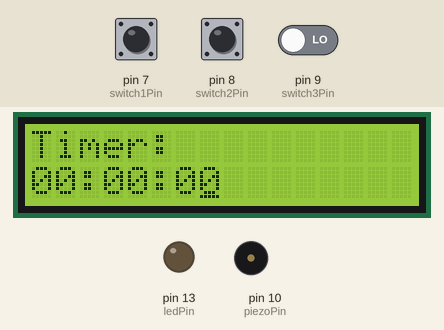
A sketch run on a simulated Arduino Uno, built with avr-gcc and run on an emulated ATmega328P. Parts: 16×2 character LCD, output pins drawn as LEDs (lit = HIGH), buzzer (waves = sounding). Dashed ring = blinking. Inputs (shaded band) come from the test bench; at power-on: pin 7 (switch1Pin) LOW, pin 8 (switch2Pin) LOW, pin 9 (switch3Pin) LOW.

Above: at 4.3 s.
4.4 s: pin 7 (switch1Pin) pulled HIGH for 1 s
At 5.8 s:
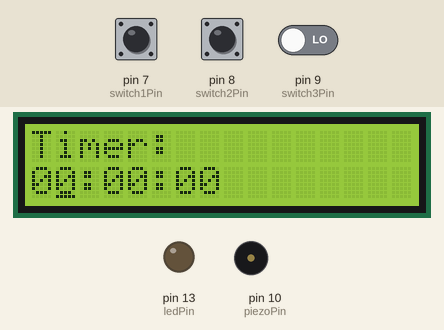
6.9 s: pin 8 (switch2Pin) pulled HIGH for 3.2 s
At 11.1 s:
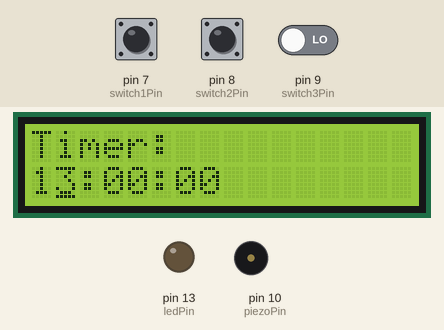
11.6 s: pin 7 (switch1Pin) pulled HIGH for 0.15 s
At 12.5 s:
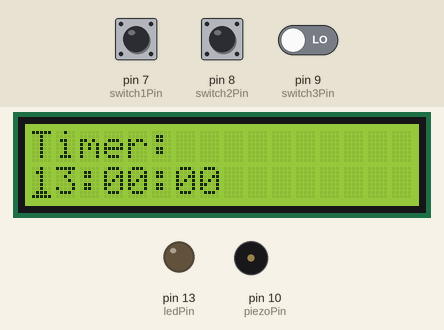
13.2 s: pin 8 (switch2Pin) pulled HIGH for 0.15 s
At 13.8 s:
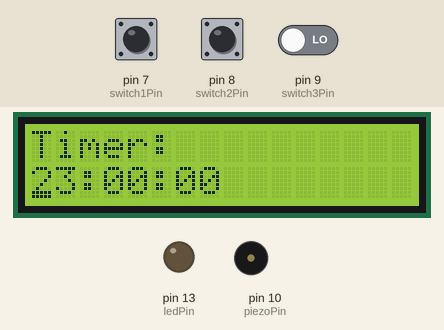
14.8 s: pin 7 (switch1Pin) driven HIGH and pin 8 (switch2Pin) driven HIGH and pin 9 (switch3Pin) driven HIGH
At 16.07 s:
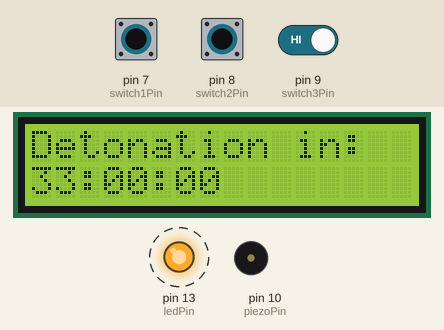
Timing chart, 0 to 18.8 s (numbered marks = the images above; inputs shaded):
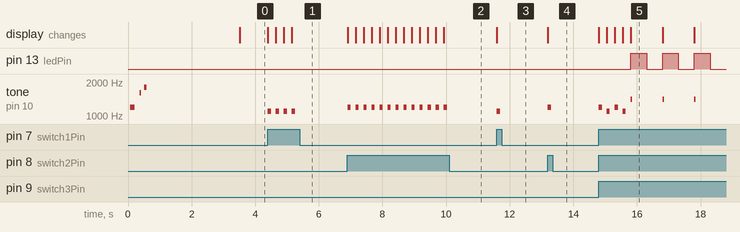

The sketch:

ArduinoTimer.ino
```cpp
/*
Arduino Timer 1.0

By Affe130

Description:
A adjusteble timer that displays the time on a LCD, blinks with a LED and beeps using a piezo/speaker
*/

#include <LiquidCrystal.h> //include the LiquidCrystal library

//Config
LiquidCrystal lcd(12, 11, 5, 4, 3, 2); // initialize the LCD with the numbers of the interface pins
const unsigned int ledPin = 13; //The pin that is connected to the LED
const unsigned int piezoPin = 10; //The pin that is connected to the piezo/speaker
const unsigned int piezoPitch1 = 1100; //The piezoPitch that the piezo/speaker uses when button 1 is pressed during setTimer
const unsigned int piezoPitch2 = 1200; //The piezoPitch that the piezo/speaker uses when button 2 is pressed during setTimer
const unsigned int piezoPitch3 = 1400; //The piezoPitch that the piezo/speaker uses when time ticks
const bool silentMode = false; //If the piezo/speaker should be silent, true or false
const unsigned int switch1Pin = 7; //The pin that is connected to the 1 switch
const unsigned int switch2Pin = 8; //The pin that is connected to the 2 switch
const unsigned int switch3Pin = 9; //The pin that is connected to the 3 switch
//Config end, dont change the variables under this comment

unsigned int hours = 0;
unsigned int minutes = 0;
unsigned int seconds = 0;

bool switchState1;
bool switchState2;
bool switchState3;

unsigned long currentMillis;
unsigned long millisSinceTimeChange = 0;
unsigned long millisSinceLed = 0;

char lcdLine1[16];
char lcdLine2[16];

bool timerActive;

unsigned int cursorPosition;

void setup() { //Code that runs once
  pinMode(ledPin, OUTPUT);
  pinMode(piezoPin, OUTPUT);
  pinMode(switch1Pin, INPUT);
  pinMode(switch2Pin, INPUT);
  pinMode(switch3Pin, INPUT);

  lcd.begin(16, 2);

  startupMessage();
  startupMelody();
  delay(3000);

  setTimer();
}

void loop() { //Code that runs repeatedly:
  if (!timerActive)
  {
    timerFinishedMelody();
    delay(1000);
    setTimer();
  }

  currentMillis = millis();
  if ((currentMillis - millisSinceTimeChange >= 1000) && (timerActive)) {
    digitalWrite(ledPin, HIGH);
    if (!silentMode) {
      tone(piezoPin, piezoPitch3, 50);
    }
    millisSinceLed = currentMillis;
    millisSinceTimeChange = currentMillis;
    updateTimerValues();
    updateLcd();
  }

  if ((currentMillis - millisSinceLed >= 500) && (timerActive)) {
    digitalWrite(ledPin, LOW);
  }
}

void setTimer()
{
  lcd.clear();
  sprintf(lcdLine1, "Timer:");
  updateTimerValues();
  updateLcd();

  lcd.cursor();
  cursorPosition = 1;
  updateCursorPosition();

  while (true)
  {
    checkSwitches();

    if ((switchState2 == HIGH) && (cursorPosition == 1)) {
      if ((seconds < 59) || (minutes < 59) || (hours < 99)) {
        seconds++;
      }

      if (seconds >= 60)
      {
        seconds = 0;
        minutes++;
      }

      if (minutes >= 60)
      {
        minutes = 0;
        hours++;
      }

      sprintf(lcdLine2,"%0.2d:%0.2d:%0.2d", hours, minutes, seconds);
      updateLcd();
      updateCursorPosition();
      if (!silentMode) {
        tone(piezoPin, piezoPitch2, 100);
      }
      delay(250);
    }

    if ((switchState2 == HIGH) && (cursorPosition == 2)) {
      if ((seconds < 50) || (minutes < 59) || (hours < 99)) {
        seconds = seconds + 10;
      }

      if (seconds >= 60)
      {
        seconds = 0;
        minutes++;
      }

      if (minutes >= 60)
      {
        minutes = 0;
        hours++;
      }

      sprintf(lcdLine2,"%0.2d:%0.2d:%0.2d", hours, minutes, seconds);
      updateLcd();
      updateCursorPosition();
      if (!silentMode) {
        tone(piezoPin, piezoPitch2, 100);
      }
      delay(250);
    }

    if ((switchState2 == HIGH) && (cursorPosition == 3)) {
      if ((minutes < 59) || (hours < 99)) {
        minutes++;
      }

    if (minutes >= 60)
    {
      minutes = 0;
      hours++;
    }

      sprintf(lcdLine2,"%0.2d:%0.2d:%0.2d", hours, minutes, seconds);
      updateLcd();
      updateCursorPosition();
      if (!silentMode) {
        tone(piezoPin, piezoPitch2, 100);
      }
      delay(250);
    }

    if ((switchState2 == HIGH) && (cursorPosition == 4)) {
      if ((minutes <= 50) || (hours < 99)) {
        minutes = minutes + 10;
      }

      if (minutes >= 60)
      {
        minutes = 0;
        hours++;
      }

      sprintf(lcdLine2,"%0.2d:%0.2d:%0.2d", hours, minutes, seconds);
      updateLcd();
      updateCursorPosition();
      if (!silentMode) {
        tone(piezoPin, piezoPitch2, 100);
      }
      delay(250);
    }

    if ((switchState2 == HIGH) && (cursorPosition == 5)) {
      if (hours < 99) {
        hours++;
      }

      sprintf(lcdLine2,"%0.2d:%0.2d:%0.2d", hours, minutes, seconds);
      updateLcd();
      updateCursorPosition();
      if (!silentMode) {
        tone(piezoPin, piezoPitch2, 100);
      }
      delay(250);
    }

    if ((switchState2 == HIGH) && (cursorPosition == 6)) {
      if (hours < 90) {
        hours = hours + 10;
      }

      sprintf(lcdLine2,"%0.2d:%0.2d:%0.2d", hours, minutes, seconds);
      updateLcd();
      updateCursorPosition();
      if (!silentMode) {
        tone(piezoPin, piezoPitch2, 100);
      }
      delay(250);
    }

    if (switchState1 == HIGH) {
      if (cursorPosition < 6)
      {
        cursorPosition++;
      }
      else {
        cursorPosition = 1;
      }

      updateCursorPosition();
      if (!silentMode) {
        tone(piezoPin, piezoPitch1, 100);
      }
      delay(250);
    }

    if ((switchState3 == HIGH) && (seconds > 0)) {
      lcd.noCursor();
      sprintf(lcdLine1, "Detonation in:");
      updateLcd;
      timerActive = true;
      break;
    }
  }
}

void startupMessage() {
  sprintf(lcdLine1, "Arduino Timer");
  sprintf(lcdLine2, "by Affe_130");
  updateLcd();
}

void startupMelody() { //plays the startup melody
  if (!silentMode) {
    tone(piezoPin, 1200, 150);
    delay(300);
    tone(piezoPin, 1600, 50);
    delay(150);
    tone(piezoPin, 1800, 75);
  }
}

void timerFinishedMelody() {
  if (!silentMode) {
    for (int i = 0; i <= 10; i++) {
      tone(piezoPin, 1400, 50);
      delay(100);
    }
  }
}

void updateCursorPosition() { //Updates the cursor to the current value
  if (cursorPosition == 1) {
    lcd.setCursor(7, 1);
  }

  if (cursorPosition == 2) {
    lcd.setCursor(6, 1);
  }

  if (cursorPosition == 3) {
    lcd.setCursor(4, 1);
  }

  if (cursorPosition == 4) {
    lcd.setCursor(3, 1);
  }

  if (cursorPosition == 5) {
    lcd.setCursor(1, 1);
  }

  if (cursorPosition == 6) {
    lcd.setCursor(0, 1);
  }
}

void updateLcd() { //Updates the LCD to the current values
  lcd.setCursor(0, 0);
  lcd.print(lcdLine1);
  lcd.setCursor(0, 1);
  lcd.print(lcdLine2);
}

void updateTimerValues() { //Updates the timer values
  if ((seconds <= 0) && (minutes <= 0) && (hours > 0)) {
    hours--;
    minutes = 60;
  }

  if ((seconds <= 0) && (minutes > 0)) {
    minutes--;
    seconds = 59;
  }

  if (seconds > 0) {
    seconds--;
  }

  if ((seconds <= 0) && (minutes <= 0) && (hours <= 0)) {
    timerActive = false;
  }

  sprintf(lcdLine2,"%0.2d:%0.2d:%0.2d", hours, minutes, seconds);
}

void checkSwitches() { //Checks the switches
  switchState1 = digitalRead(switch1Pin);
  switchState2 = digitalRead(switch2Pin);
  switchState3 = digitalRead(switch3Pin);
}
```

Measured:
- after the input at 4.4 s, tone on pin 10 (piezoPin): alternates 1100 Hz for 0.10 s and silent for 0.15 s, 8 changes in all, then stays silent, starting at once; the display: first changes at once (image 1 shows a later state)
- after the input at 6.9 s, tone on pin 10 (piezoPin): alternates 1200 Hz for 0.10 s and silent for 0.15 s, 26 changes in all, then stays silent, starting at once; the display: first changes at once (image 2 shows a later state)
- after the input at 11.6 s, tone on pin 10 (piezoPin): silent → 1100 Hz at once, → silent 0.10 s later; the display: changes at once (image 3)
- after the input at 13.2 s, tone on pin 10 (piezoPin): silent → 1200 Hz at once, → silent 0.10 s later; the display: changes at once (image 4)
- after the input at 14.8 s, pin 13 (ledPin): alternates HIGH for 0.50 s and LOW for 0.50 s, starting after 1.0 s; tone on pin 10 (piezoPin): plays 1200 Hz for 0.10 s, 1100 Hz for 0.10 s, 1200 Hz for 0.10 s, 1100 Hz for 0.10 s, 1400 Hz for 0.05 s, 1400 Hz for 0.05 s … (7 notes in this stretch), starting at once
- what the display in image 5 shows lasts 1.0 s, from 15.8 s to 16.8 s
